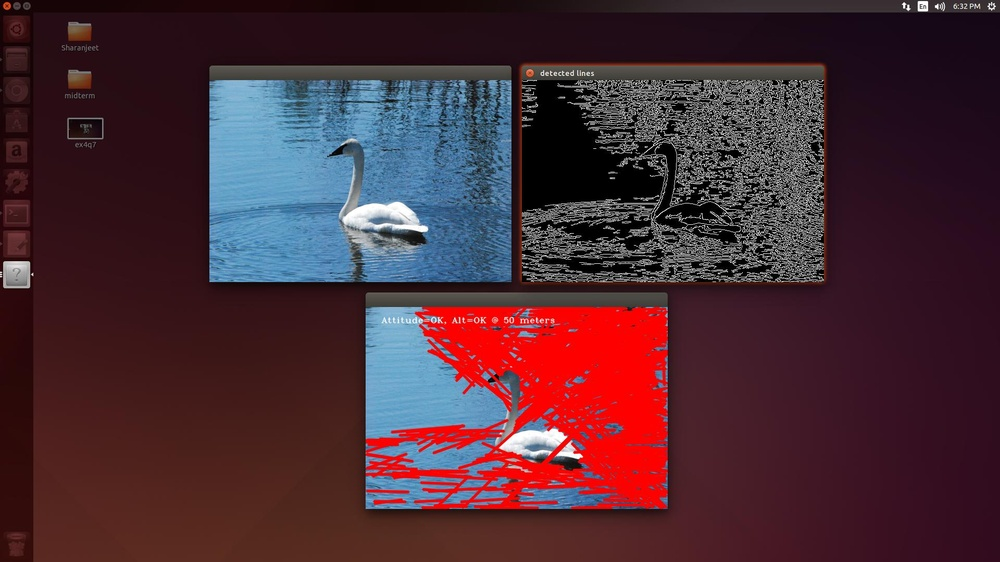
//> input picture Exercise_4/Exercise_4_Nikhil_Codes_Videos/Question_2/q2.jpg, 1000 x 562 px, shrunk from 1920 x 1080 before the run
$ ./hough q2.jpg   (built with g++ and OpenCV 4)
//> lines starting //> are read from the running program, lines starting //| are printed output that depends on the picture; after the words box and inside, x2 and y2 are one past the last pixel; in counts of white or black regions, pixels touching at a corner belong together
#include "opencv2/highgui/highgui.hpp"
#include "opencv2/imgproc/imgproc.hpp"

#include <iostream>

using namespace cv;
using namespace std;

void help()
{
 cout << "\nThis program demonstrates line finding with the Hough transform.\n"
         "Usage:\n"
         "./houghlines <image_name>, Default is pic1.jpg\n" << endl;
}

int main(int argc, char** argv)
{
 const char* filename = argc >= 2 ? argv[1] : "pic1.jpg";

 Mat src = imread(filename, CV_LOAD_IMAGE_COLOR);
//> src is the input picture: 562 rows x 1000 cols, CV_8UC3; mean B, G, R 53, 43.8, 74.1
 if(src.empty())
 {
     help();
     cout << "can not open " << filename << endl;
     return -1;
 }

 Mat dst, cdst;
 Canny(src, dst, 50, 200, 3);
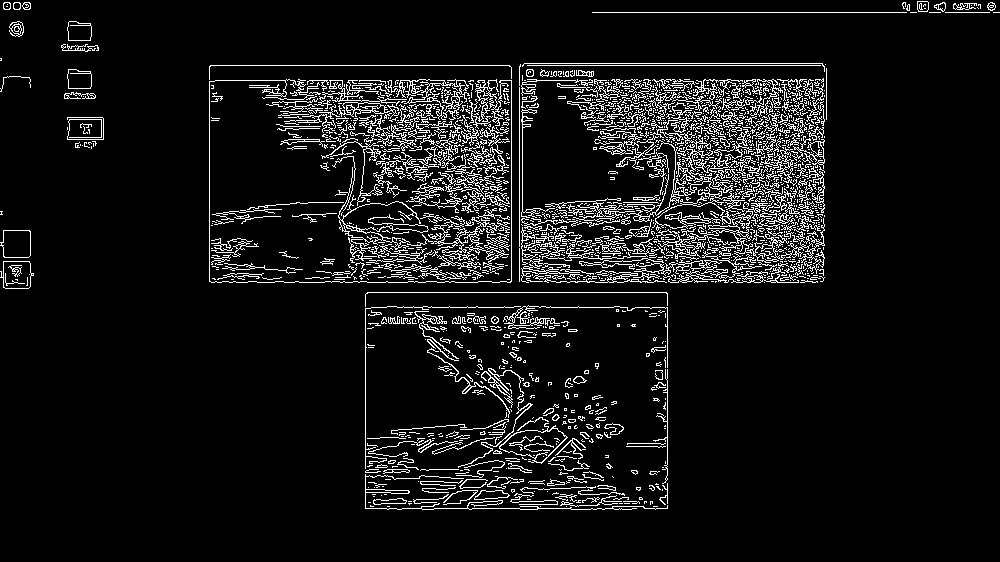
//> dst: 562 rows x 1000 cols, CV_8UC1; 7.9% white in thin lines or dots
 cvtColor(dst, cdst, CV_GRAY2BGR);
//> cdst: 562 rows x 1000 cols, CV_8UC3; 7.9% white in thin lines or dots

 imshow("Original", src);
 waitKey();

  vector<Vec4i> lines;
  HoughLinesP(dst, lines, 1, CV_PI/180, 50, 50, 10 );
//> lines = 426 lines (x1, y1, x2, y2), first 8: [210, 65, 823, 65], [215, 80, 682, 80], [592, 12, 916, 12], [266, 95, 358, 94], [367, 292, 666, 292], [378, 96, 534, 93], [667, 143, 667, 79], [701, 122, 824, 120]

  for( size_t i = 0; i < lines.size(); i++ )
  {
    Vec4i l = lines[i];
    //line( cdst, Point(l[0], l[1]), Point(l[2], l[3]), Scalar(0,0,255), 3, CV_AA);
    line( src, Point(l[0], l[1]), Point(l[2], l[3]), Scalar(0,0,255), 3, CV_AA);
  }
//> this loop made 426 passes
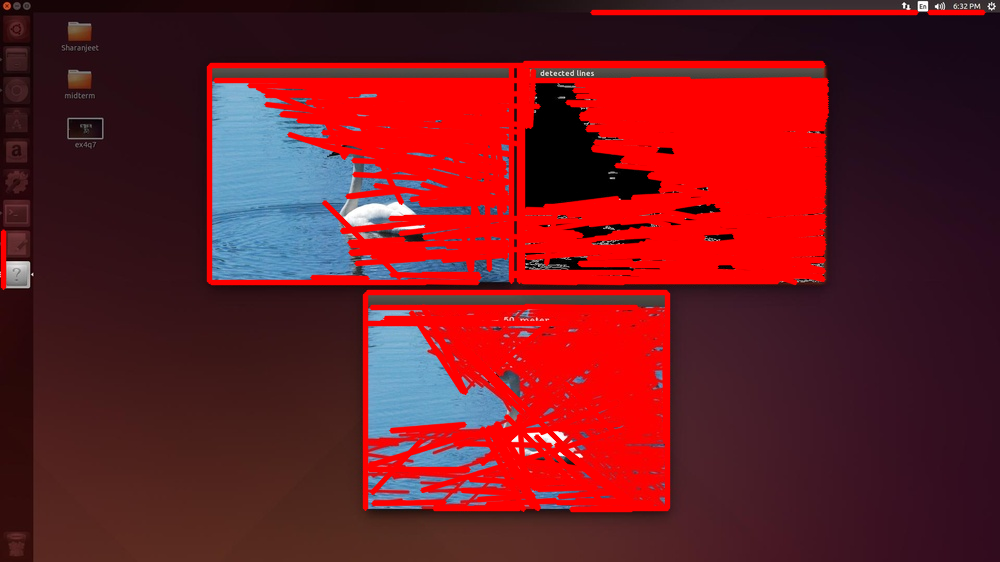
//> src: 562 rows x 1000 cols, CV_8UC3; mean B, G, R 34.4, 27.4, 108

 // Based on Hough linear transform, we might estimate status to overlay
 putText(src, "Attitude=OK, Alt=OK @ 50 meters", cvPoint(30,30), FONT_HERSHEY_COMPLEX_SMALL, 0.8, cvScalar(250,250,250), 1, CV_AA);
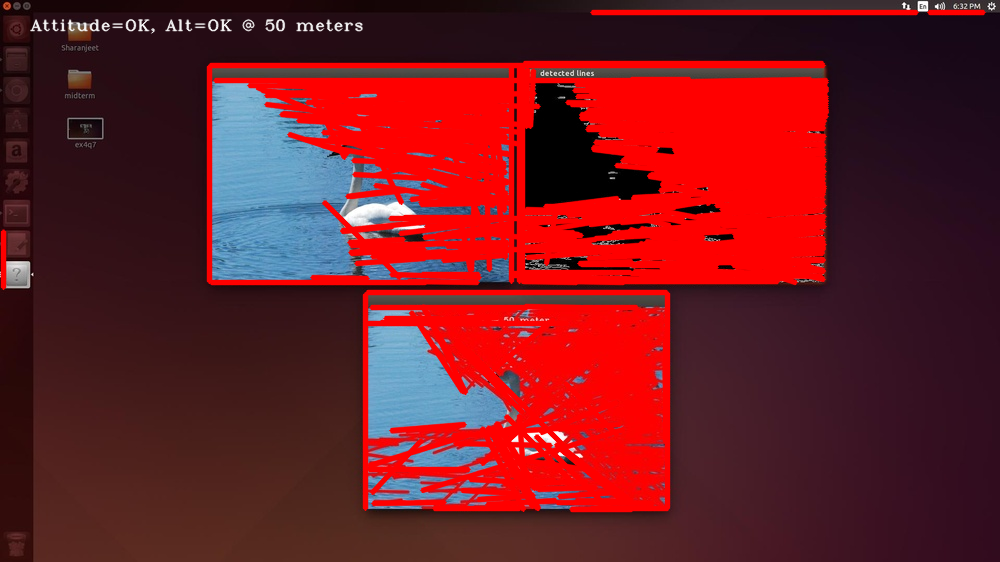
//> src: 562 rows x 1000 cols, CV_8UC3; 0.4% of pixels changed, all inside (x1, y1, x2, y2) = (30, 18, 363, 34)

 imshow("source", src);
 waitKey();

 imshow("detected lines", cdst);
 waitKey();

 return 0;
}
